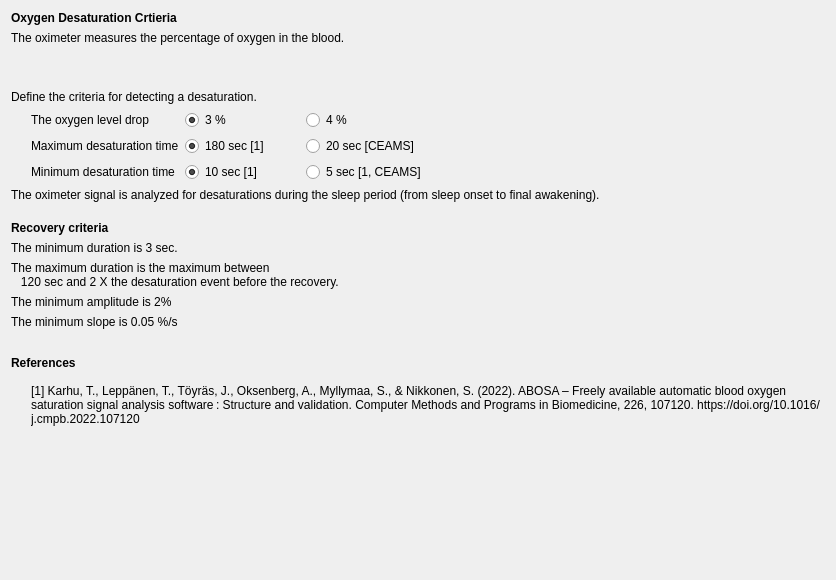
<?xml version="1.0" encoding="UTF-8"?>
<ui version="4.0">
 <class>DetectionSettings</class>
 <widget class="QWidget" name="DetectionSettings">
  <property name="geometry">
   <rect>
    <x>0</x>
    <y>0</y>
    <width>836</width>
    <height>580</height>
   </rect>
  </property>
  <property name="windowTitle">
   <string/>
  </property>
  <layout class="QVBoxLayout" name="verticalLayout">
   <item>
    <widget class="QLabel" name="label">
     <property name="font">
      <font>
       <italic>false</italic>
       <bold>false</bold>
      </font>
     </property>
     <property name="text">
      <string>&lt;html&gt;&lt;head/&gt;&lt;body&gt;&lt;p&gt;&lt;span style=&quot; font-weight:600;&quot;&gt;Oxygen Desaturation Crtieria&lt;/span&gt;&lt;/p&gt;&lt;/body&gt;&lt;/html&gt;</string>
     </property>
    </widget>
   </item>
   <item>
    <widget class="QLabel" name="label_3">
     <property name="text">
      <string>The oximeter measures the percentage of oxygen in the blood.</string>
     </property>
    </widget>
   </item>
   <item>
    <layout class="QHBoxLayout" name="horizontalLayout_2">
     <item>
      <widget class="QLabel" name="label_pic">
       <property name="maximumSize">
        <size>
         <width>16777215</width>
         <height>330</height>
        </size>
       </property>
       <property name="text">
        <string/>
       </property>
      </widget>
     </item>
     <item>
      <spacer name="horizontalSpacer_4">
       <property name="orientation">
        <enum>Qt::Orientation::Horizontal</enum>
       </property>
       <property name="sizeHint" stdset="0">
        <size>
         <width>40</width>
         <height>20</height>
        </size>
       </property>
      </spacer>
     </item>
    </layout>
   </item>
   <item>
    <spacer name="verticalSpacer_4">
     <property name="orientation">
      <enum>Qt::Orientation::Vertical</enum>
     </property>
     <property name="sizeType">
      <enum>QSizePolicy::Policy::Fixed</enum>
     </property>
     <property name="sizeHint" stdset="0">
      <size>
       <width>20</width>
       <height>13</height>
      </size>
     </property>
    </spacer>
   </item>
   <item>
    <widget class="QLabel" name="label_6">
     <property name="text">
      <string>Define the criteria for detecting a desaturation.</string>
     </property>
    </widget>
   </item>
   <item>
    <layout class="QGridLayout" name="gridLayout">
     <item row="0" column="1">
      <widget class="QLabel" name="label_2">
       <property name="minimumSize">
        <size>
         <width>120</width>
         <height>0</height>
        </size>
       </property>
       <property name="text">
        <string>The oxygen level drop</string>
       </property>
      </widget>
     </item>
     <item row="1" column="3">
      <widget class="QRadioButton" name="radioButton_20s">
       <property name="minimumSize">
        <size>
         <width>115</width>
         <height>0</height>
        </size>
       </property>
       <property name="text">
        <string>20 sec [CEAMS]</string>
       </property>
       <attribute name="buttonGroup">
        <string notr="true">buttonGroup_2</string>
       </attribute>
      </widget>
     </item>
     <item row="0" column="2">
      <widget class="QRadioButton" name="radioButton_3perc">
       <property name="text">
        <string>3 %</string>
       </property>
       <property name="checked">
        <bool>true</bool>
       </property>
       <attribute name="buttonGroup">
        <string notr="true">buttonGroup</string>
       </attribute>
      </widget>
     </item>
     <item row="1" column="4">
      <spacer name="horizontalSpacer_10">
       <property name="orientation">
        <enum>Qt::Orientation::Horizontal</enum>
       </property>
       <property name="sizeHint" stdset="0">
        <size>
         <width>118</width>
         <height>20</height>
        </size>
       </property>
      </spacer>
     </item>
     <item row="0" column="4">
      <spacer name="horizontalSpacer_9">
       <property name="orientation">
        <enum>Qt::Orientation::Horizontal</enum>
       </property>
       <property name="sizeHint" stdset="0">
        <size>
         <width>40</width>
         <height>20</height>
        </size>
       </property>
      </spacer>
     </item>
     <item row="2" column="3">
      <widget class="QRadioButton" name="radioButton_hold_5s">
       <property name="text">
        <string>5 sec [1, CEAMS]</string>
       </property>
       <attribute name="buttonGroup">
        <string notr="true">buttonGroup_3</string>
       </attribute>
      </widget>
     </item>
     <item row="2" column="1">
      <widget class="QLabel" name="label_4">
       <property name="minimumSize">
        <size>
         <width>120</width>
         <height>0</height>
        </size>
       </property>
       <property name="text">
        <string>Minimum desaturation time</string>
       </property>
      </widget>
     </item>
     <item row="0" column="3">
      <widget class="QRadioButton" name="radioButton_4perc">
       <property name="text">
        <string>4 %</string>
       </property>
       <attribute name="buttonGroup">
        <string notr="true">buttonGroup</string>
       </attribute>
      </widget>
     </item>
     <item row="2" column="4">
      <spacer name="horizontalSpacer_11">
       <property name="orientation">
        <enum>Qt::Orientation::Horizontal</enum>
       </property>
       <property name="sizeHint" stdset="0">
        <size>
         <width>108</width>
         <height>18</height>
        </size>
       </property>
      </spacer>
     </item>
     <item row="1" column="1">
      <widget class="QLabel" name="label_17">
       <property name="text">
        <string>Maximum desaturation time</string>
       </property>
      </widget>
     </item>
     <item row="1" column="2">
      <widget class="QRadioButton" name="radioButton_180s">
       <property name="minimumSize">
        <size>
         <width>115</width>
         <height>0</height>
        </size>
       </property>
       <property name="text">
        <string>180 sec [1]</string>
       </property>
       <property name="checked">
        <bool>true</bool>
       </property>
       <attribute name="buttonGroup">
        <string notr="true">buttonGroup_2</string>
       </attribute>
      </widget>
     </item>
     <item row="2" column="2">
      <widget class="QRadioButton" name="radioButton_hold_10s">
       <property name="text">
        <string>10 sec [1]</string>
       </property>
       <property name="checked">
        <bool>true</bool>
       </property>
       <attribute name="buttonGroup">
        <string notr="true">buttonGroup_3</string>
       </attribute>
      </widget>
     </item>
     <item row="0" column="0">
      <spacer name="horizontalSpacer_3">
       <property name="orientation">
        <enum>Qt::Orientation::Horizontal</enum>
       </property>
       <property name="sizeType">
        <enum>QSizePolicy::Policy::Fixed</enum>
       </property>
       <property name="sizeHint" stdset="0">
        <size>
         <width>20</width>
         <height>20</height>
        </size>
       </property>
      </spacer>
     </item>
    </layout>
   </item>
   <item>
    <widget class="QLabel" name="label_7">
     <property name="text">
      <string>The oximeter signal is analyzed for desaturations during the sleep period (from sleep onset to final awakening).</string>
     </property>
    </widget>
   </item>
   <item>
    <spacer name="verticalSpacer_6">
     <property name="orientation">
      <enum>Qt::Orientation::Vertical</enum>
     </property>
     <property name="sizeType">
      <enum>QSizePolicy::Policy::Fixed</enum>
     </property>
     <property name="sizeHint" stdset="0">
      <size>
       <width>20</width>
       <height>13</height>
      </size>
     </property>
    </spacer>
   </item>
   <item>
    <widget class="QLabel" name="label_10">
     <property name="text">
      <string>&lt;html&gt;&lt;head/&gt;&lt;body&gt;&lt;p&gt;&lt;span style=&quot; font-weight:700;&quot;&gt;Recovery criteria&lt;/span&gt;&lt;/p&gt;&lt;/body&gt;&lt;/html&gt;</string>
     </property>
    </widget>
   </item>
   <item>
    <widget class="QLabel" name="label_9">
     <property name="text">
      <string>The minimum duration is 3 sec.</string>
     </property>
    </widget>
   </item>
   <item>
    <widget class="QLabel" name="label_12">
     <property name="text">
      <string>The maximum duration is the maximum between
   120 sec and 2 X the desaturation event before the recovery.</string>
     </property>
    </widget>
   </item>
   <item>
    <widget class="QLabel" name="label_11">
     <property name="text">
      <string>The minimum amplitude is 2%</string>
     </property>
    </widget>
   </item>
   <item>
    <widget class="QLabel" name="label_13">
     <property name="text">
      <string>The minimum slope is 0.05 %/s</string>
     </property>
    </widget>
   </item>
   <item>
    <spacer name="verticalSpacer">
     <property name="orientation">
      <enum>Qt::Orientation::Vertical</enum>
     </property>
     <property name="sizeType">
      <enum>QSizePolicy::Policy::Fixed</enum>
     </property>
     <property name="sizeHint" stdset="0">
      <size>
       <width>20</width>
       <height>13</height>
      </size>
     </property>
    </spacer>
   </item>
   <item>
    <widget class="QLabel" name="label_8">
     <property name="minimumSize">
      <size>
       <width>0</width>
       <height>30</height>
      </size>
     </property>
     <property name="text">
      <string>&lt;html&gt;&lt;head/&gt;&lt;body&gt;&lt;p&gt;&lt;span style=&quot; font-weight:600;&quot;&gt;References&lt;/span&gt;&lt;/p&gt;&lt;/body&gt;&lt;/html&gt;</string>
     </property>
    </widget>
   </item>
   <item>
    <layout class="QHBoxLayout" name="horizontalLayout_3">
     <item>
      <spacer name="horizontalSpacer_2">
       <property name="orientation">
        <enum>Qt::Orientation::Horizontal</enum>
       </property>
       <property name="sizeType">
        <enum>QSizePolicy::Policy::Fixed</enum>
       </property>
       <property name="sizeHint" stdset="0">
        <size>
         <width>20</width>
         <height>20</height>
        </size>
       </property>
      </spacer>
     </item>
     <item>
      <layout class="QVBoxLayout" name="verticalLayout_2">
       <item>
        <widget class="QLabel" name="label_5">
         <property name="font">
          <font>
           <italic>false</italic>
           <bold>false</bold>
          </font>
         </property>
         <property name="text">
          <string>[1] Karhu, T., Leppänen, T., Töyräs, J., Oksenberg, A., Myllymaa, S., &amp; Nikkonen, S. (2022). ABOSA – Freely available automatic blood oxygen saturation signal analysis software : Structure and validation. Computer Methods and Programs in Biomedicine, 226, 107120. https://doi.org/10.1016/j.cmpb.2022.107120
</string>
         </property>
         <property name="wordWrap">
          <bool>true</bool>
         </property>
        </widget>
       </item>
      </layout>
     </item>
    </layout>
   </item>
   <item>
    <spacer name="verticalSpacer_7">
     <property name="orientation">
      <enum>Qt::Orientation::Vertical</enum>
     </property>
     <property name="sizeType">
      <enum>QSizePolicy::Policy::Expanding</enum>
     </property>
     <property name="sizeHint" stdset="0">
      <size>
       <width>20</width>
       <height>139</height>
      </size>
     </property>
    </spacer>
   </item>
  </layout>
 </widget>
 <resources>
  <include location="../../../../../snooz-toolbox/src/main/python/ui/themes/themes.qrc"/>
 </resources>
 <connections/>
 <buttongroups>
  <buttongroup name="buttonGroup_2"/>
  <buttongroup name="buttonGroup"/>
  <buttongroup name="buttonGroup_3"/>
 </buttongroups>
</ui>
